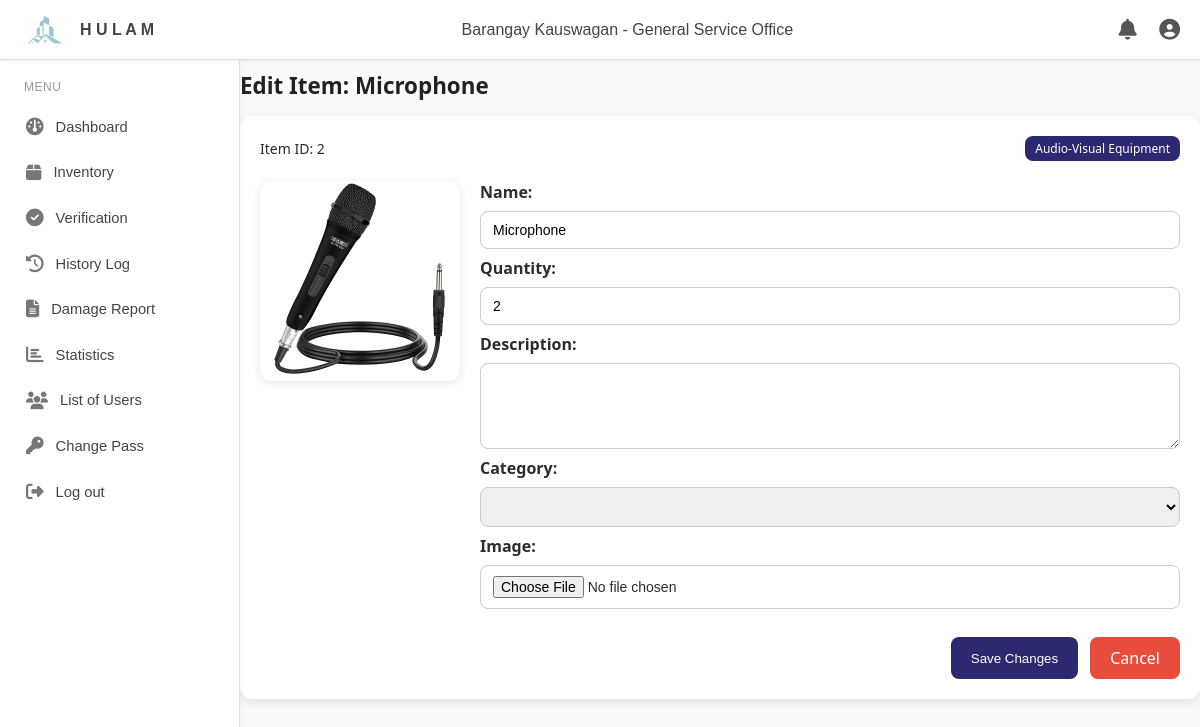
The app's page /inventory/edit/2/ with its own data.
### core/models.py (models this page shows, shortened)
class Item(models.Model):
    CATEGORY_CHOICES = [
        ('Seating', 'Seating'),
        ('Tables', 'Tables'),
        ('Tent', 'Tent'),
        ('Venues', 'Venues'),
        ('Sport Equipment', 'Sport Equipment'),
        ('Cooling Ventilation', 'Cooling Ventilation'),
        ('Water Supply', 'Water Supply'),
        ('Electrical Accessories', 'Electrical Accessories'),
        ('Audio-Visual Equipment', 'Audio-Visual Equipment'),
        ('Transportation', 'Transportation'),
    ]
    name = models.CharField(max_length=100)
    quantity = models.PositiveIntegerField()
    category = models.CharField(max_length=50, choices=CATEGORY_CHOICES)
    image = models.ImageField(upload_to='items/', blank=True, null=True)

### core/views.py (the view)
# urls.py: path('inventory/edit/<int:item_id>/', views.inventory_edit, name='inventory_edit'),
def inventory_edit(request, item_id):
    item = get_object_or_404(Item, id=item_id)
    if request.method == 'POST':
        form = ItemForm(request.POST, request.FILES, instance=item)
        if form.is_valid():
            form.save()
            messages.success(request, 'Item updated successfully.')
            return redirect('inventory_list')
    else:
        form = ItemForm(instance=item)
    context = {'form': form, 'item': item}
    return render(request, 'inventory_edit.html', context)

### core/forms.py
class ItemForm(forms.ModelForm):
    class Meta:
        model = Item
        fields = ['name', 'qty', 'category', 'image']

### core/templates/inventory_edit.html (shortened to what this page needs)
{% extends "base.html" %}
{% load static %}
{% block content %}
<div class="edit-container">
    <h2>Edit Item: <span class="item-name">{{ item.name }}</span></h2>
    <div class="edit-card">
        <div class="edit-header">
            <span class="item-id">Item ID: {{ item.id }}</span>
            <span class="category-tag {{ item.category|slugify }}">{{ item.category }}</span>
        </div>
        <div class="edit-body">
            <div class="item-image">
                {% if item.image %}
                    <img src="{{ item.image.url }}" alt="{{ item.name }}">
                {% else %}
                    <img src="{% static 'images/default_item.png' %}" alt="Default Item">
                {% endif %}
            </div>
            <div class="item-details">
                <form method="POST" enctype="multipart/form-data">
                    <label for="id_name">Name:</label>
                    <input type="text" id="id_name" name="name" value="{{ form.name.value }}" required>
                    <label for="id_qty">Quantity:</label>
                    <input type="number" id="id_qty" name="qty" value="{{ form.qty.value }}" min="0" required>
                    <label for="id_description">Description:</label>
                    <textarea id="id_description" name="description" rows="4">{{ form.description.value }}</textarea>
                    <label for="id_category">Category:</label>
                    <select id="id_category" name="category">
                    </select>
                    <label for="id_image">Image:</label>
                    <input type="file" id="id_image" name="image">
                    <div class="form-actions">
                        <button type="submit" class="btn-save">Save Changes</button>
                        <a href="{% url 'inventory' %}" class="btn-cancel">Cancel</a>
                    </div>
                </form>
            </div>
        </div>
    </div>
</div>
{% endblock %}

### core/static/css/style.css (style rules this page uses)
* { margin: 0; padding: 0; box-sizing: border-box; }
html, body { overflow: hidden; }
body { font-family: "Poppins", Arial, sans-serif; color: #191a19; display: flex; flex-direction: column; background: #f4f6f9; }
.content h2 { margin-bottom: 15px; font-size: 1.4rem; font-weight: 600; color: #222; }

### core/templates/inventory_edit.html (style rules this page uses)
.edit-container { max-width: 1000px; margin: 10px auto 0 auto; padding-bottom: 40px; font-family: 'Segoe UI', Tahoma, Geneva, Verdana, sans-serif; color: #2c2c2c; }
.edit-card { display: flex; flex-direction: column; background: #fff; border-radius: 12px; box-shadow: 0 4px 12px rgba(0,0,0,0.1); padding: 20px 20px 20px 20px; gap: 20px; }
.edit-header { display: flex; justify-content: space-between; align-items: center; font-size: 14px; }
.category-tag { background: #2d2970; color: #fff; padding: 4px 10px; border-radius: 8px; font-size: 12px; }
.edit-body { display: flex; flex-wrap: wrap; gap: 20px; }
.item-image img { max-width: 200px; border-radius: 12px; object-fit: cover; box-shadow: 0 2px 8px rgba(0,0,0,0.1); }
.item-details { flex: 1; }
.item-details form { display: flex; flex-direction: column; gap: 8px; }
.item-details label { font-weight: 600; }
.item-details input[type="text"], .item-details input[type="number"], .item-details textarea, .item-details select, .item-details input[type="file"] { padding: 10px 12px; border-radius: 8px; border: 1px solid #ccc; font-size: 14px; transition: border 0.2s; }
.form-actions { display: flex; justify-content: flex-end; gap: 12px; margin-top: 20px; }
.btn-save { background: #2d2970; color: #fff; padding: 10px 20px; border: none; border-radius: 8px; cursor: pointer; transition: 0.3s; }
.btn-cancel { background: #e74c3c; color: #fff; padding: 10px 20px; border-radius: 8px; text-decoration: none; display: inline-flex; align-items: center; justify-content: center; transition: 0.3s; }

### records on screen
Item: name "Microphone", id "2", category "Audio-Visual Equipment", image (picture)
